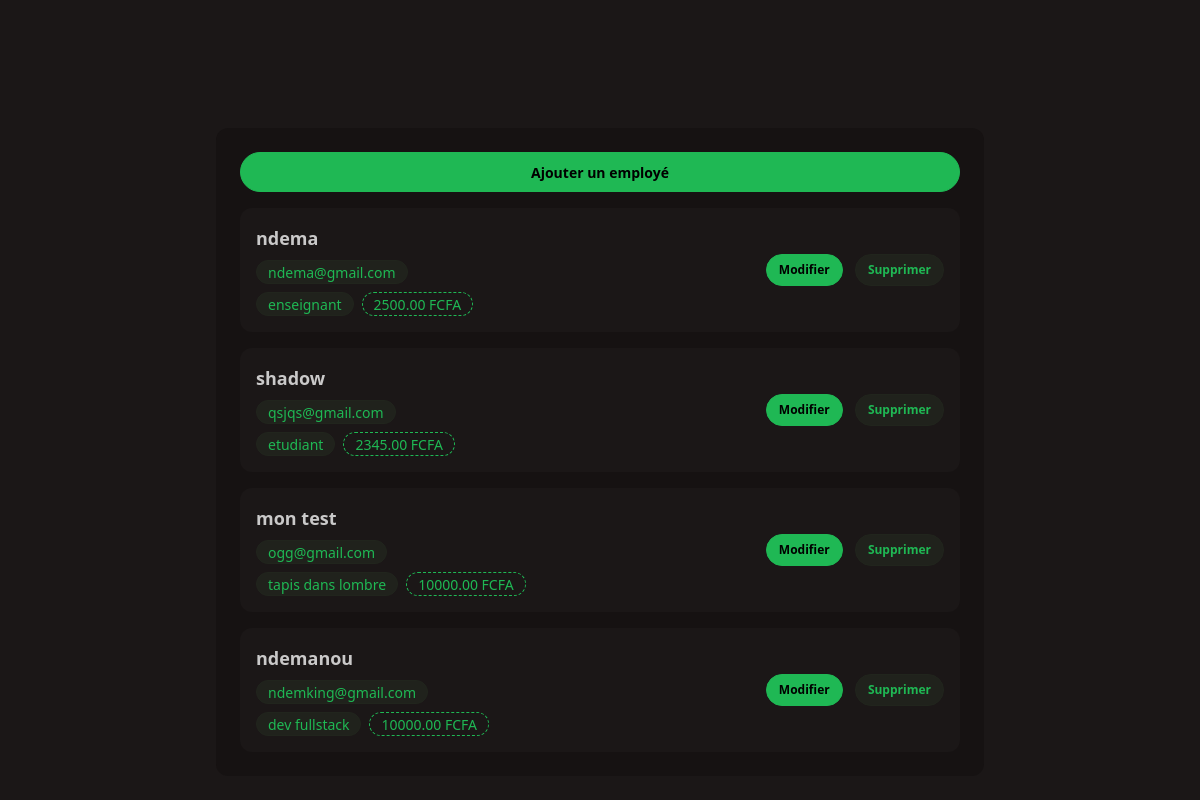
The app's page /, older data.
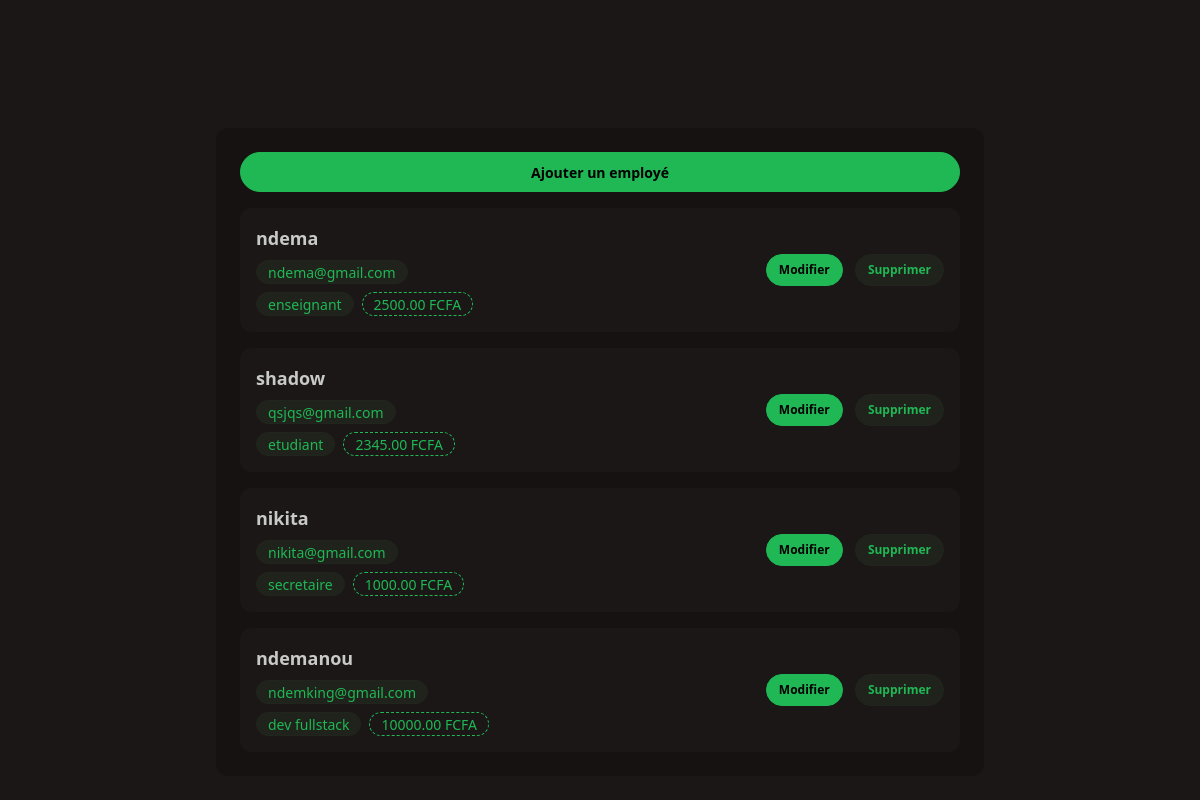
The same page, newer data.
### employe/models.py (models this page shows, shortened)
class Employe(models.Model):
    nom = models.CharField(max_length=100)
    email = models.EmailField()
    poste = models.CharField(max_length=100)
    salaire = models.DecimalField(max_digits=10,decimal_places=2)

### employe/views.py (the view)
# urls.py: path('', views.liste_employes, name="liste_employe"),
def liste_employes(request):
    employes = Employe.objects.all()
    context = {
        'employes':employes
        }
    return render(request, "employe/list.html", context)

### employe/templates/employe/list.html
{% extends "employe/base.html" %}
{% block content %}
    <div class="w-full bg-base-200">
        <div class="mb-4">
            <a href="{% url 'ajouter_employe' %}" class="btn btn-primary w-full">Ajouter un employé</a>
        </div>
        <div class="space-y-4 w-full">
            {% for emp in employes %}
            <div class="p-4 bg-base-100 w-full rounded-xl flex justify-between items-center">
                <div class="space-y-2">
                    <p class="font-bold text-lg">{{ emp.nom }}</p>
                    <p class="badge badge-soft badge-primary">{{ emp.email }}</p>
                    <div class="flex gap-2">
                        <p class="badge badge-soft badge-primary">{{ emp.poste }}</p>
                        <p class="badge badge-dash badge-primary">{{ emp.salaire }} FCFA</p>
                    </div>
                </div>
                <div class="space-x-2">
                    <a href="{% url 'modifier_employe' emp.id %}" class="btn btn-primary btn-sm">Modifier</a>
                    <a href="{% url 'supprimer_employe' emp.id %}" class="btn btn-primary btn-soft btn-sm">Supprimer</a>
                </div>
            </div>
            {% endfor %}
        </div>
    </div>
{% endblock content %}

Row changes from the older to the newer data that the page shows:
changed Employe: nom "mon test" → "nikita"; email "ogg@gmail.com" → "nikita@gmail.com"; poste "tapis dans lombre" → "secretaire"; salaire "10000.00" → "1000.00"
